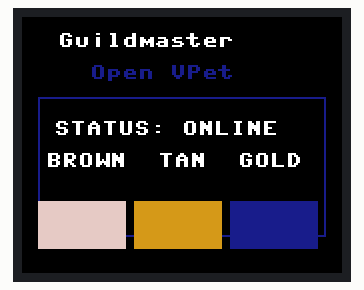
Bench run of a program on a simulated Raspberry Pi Pico running MicroPython. Parts: 160×128 colour display. Library files of the repository ran but are not shown: st7735_1inch8.py; what the program prints to the serial console is not drawn. At 0.8 s the program stops and its outputs stay as they are.

Above: at 0.9 s.

The program:

main_lcd_1inch8_test.py
```python
from machine import Pin, PWM
from st7735_1inch8 import LCD_1inch8
from lcd_color_profile import map_rgb

# Backlight
bl = PWM(Pin(13))
bl.freq(1000)
bl.duty_u16(42000)

lcd = LCD_1inch8()

# Warm high-contrast palette preview (calibrated MODE 1).
black = map_rgb(0, 0, 0)
white = map_rgb(255, 255, 255)
brown = map_rgb(95, 55, 28)
tan = map_rgb(196, 160, 120)
gold = map_rgb(245, 195, 35)

lcd.fill(black)
lcd.text("Guildmaster", 18, 8, white)
lcd.text("Open VPet", 34, 24, gold)
lcd.rect(8, 40, 144, 70, gold)
lcd.text("STATUS: ONLINE", 16, 52, white)
lcd.text("BROWN  TAN  GOLD", 12, 68, white)
lcd.fill_rect(8, 92, 44, 24, brown)
lcd.fill_rect(56, 92, 44, 24, tan)
lcd.fill_rect(104, 92, 44, 24, gold)
lcd.show()

print("LCD 1.8 test frame rendered")
```

lcd_color_profile.py
```python
"""Panel color profile for Pico ST7735 display."""


def rgb565(r, g, b):
    return ((r & 0xF8) << 8) | ((g & 0xFC) << 3) | (b >> 3)


# Calibrated from on-device sweep: MODE 1 was closest.
ACTIVE_MODE = 1


def map_rgb(r, g, b, mode=ACTIVE_MODE):
    if mode == 0:
        return rgb565(r, g, b)
    if mode == 1:
        return rgb565(r, b, g)
    if mode == 2:
        return rgb565(g, r, b)
    if mode == 3:
        return rgb565(g, b, r)
    if mode == 4:
        return rgb565(b, r, g)
    return rgb565(b, g, r)
```
